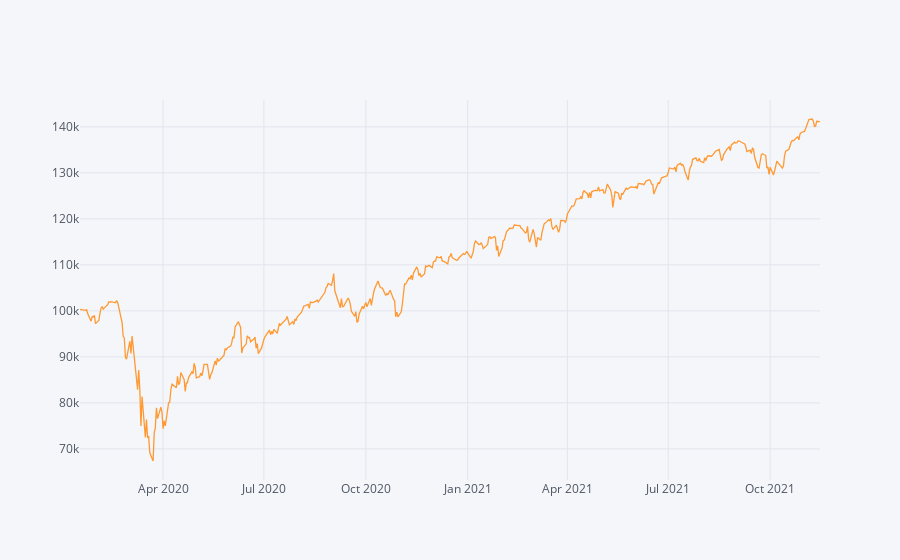

This figure's notebook cell:
### Code cell
#Todo:
# Calculate the Absolute Return of a buy-and-hold strategy in the same period
absolute_return_bh = (r_df.Close.iloc[-1]-r_df.Open.iloc[0])/r_df.Open.iloc[0]
# Calculate the CAGR or a buy-and-hold trading strategy
CAGR_bh = ((r_df.Close.iloc[-1]/r_df.Open.iloc[0])**(252/len(df)))-1
#or
CAGR_bh = ((r_df.Close.iloc[-1]/r_df.Open.iloc[0])**(365/(df.index[-1] - df.index[0]).days))-1

# Calculate the IR (Sharpe without RF-rate) of a buy-and-hold trading strategy
information_ratio_bh = (r_df.Close.pct_change().mean()/r_df.Close.pct_change().std())*((252) **0.5)

#Plot the equity curve (hint: use 'close' returns and your initial capital value to generate an equity curve)
((r_df.Close.pct_change().dropna()+1).cumprod()*starting_capital).iplot()
#or
((r_df.Close.pct_change().dropna()+1).cumprod()*starting_capital).plot()

### Figure 1 — Plotly figure (JSON) as saved in the notebook; plotly's stock layout.template omitted (floating-point values rounded to 4 significant figures; data arrays with more than 128 entries replaced by an {"elided": "..."} marker saying what was removed)
{"data": [{"line": {"color": "rgba(255, 153, 51, 1.0)", "dash": "solid", "shape": "linear", "width": 1.3}, "mode": "lines", "name": "Close", "text": "", "type": "scatter", "x": {"elided": "462 str values"}, "y": {"elided": "462 float values"}}], "layout": {"legend": {"bgcolor": "#F5F6F9", "font": {"color": "#4D5663"}}, "paper_bgcolor": "#F5F6F9", "plot_bgcolor": "#F5F6F9", "title": {"font": {"color": "#4D5663"}}, "xaxis": {"gridcolor": "#E1E5ED", "showgrid": true, "tickfont": {"color": "#4D5663"}, "title": {"font": {"color": "#4D5663"}, "text": ""}, "zerolinecolor": "#E1E5ED"}, "yaxis": {"gridcolor": "#E1E5ED", "showgrid": true, "tickfont": {"color": "#4D5663"}, "title": {"font": {"color": "#4D5663"}, "text": ""}, "zerolinecolor": "#E1E5ED"}}}
